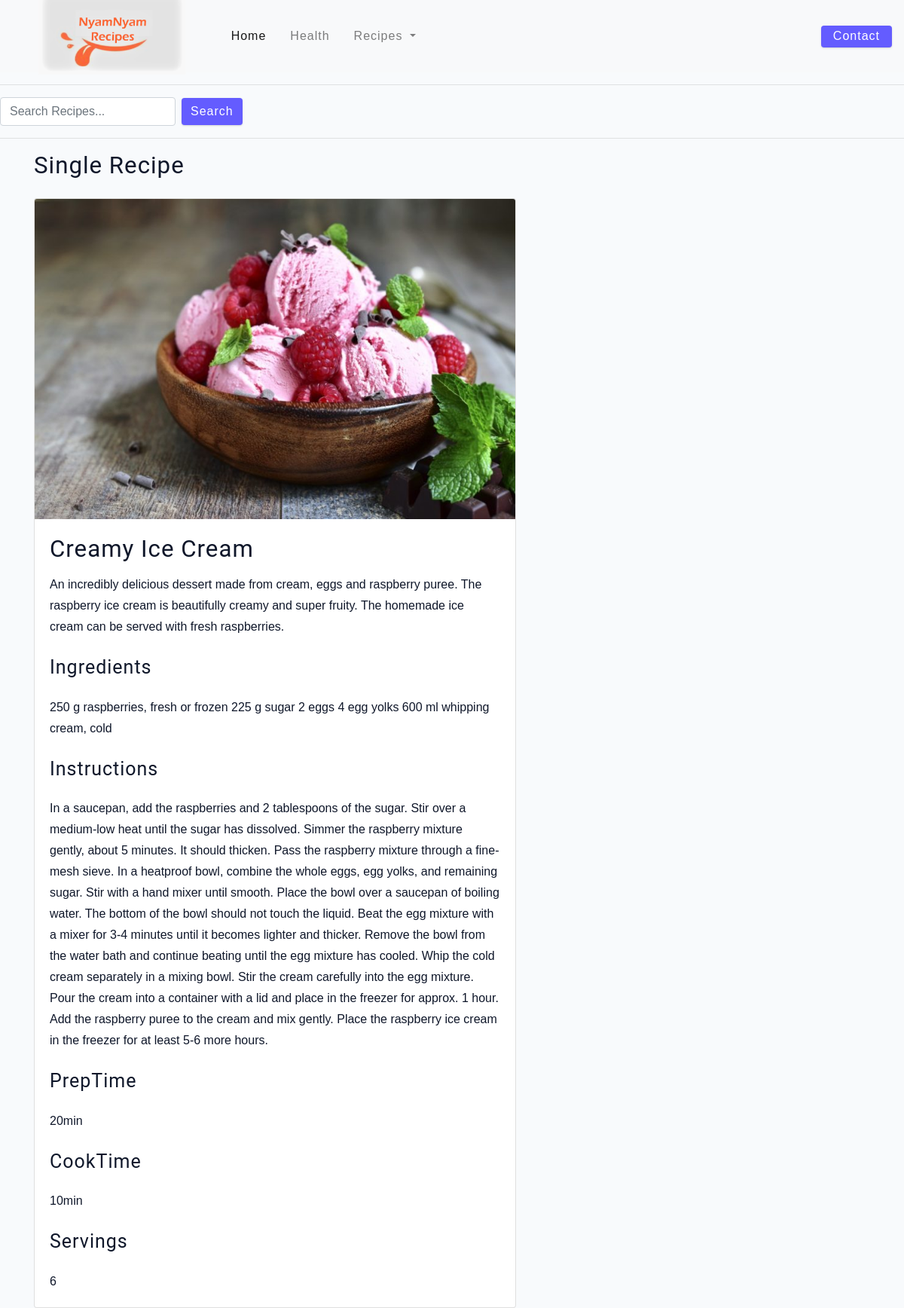
Screenshot of /single_bitings/2/ with the database file from the repository.
### recipes/models.py (models this page shows)
class Bitings(models.Model):
    Title = models.CharField(max_length=255)
    Image = models.ImageField(max_length=2083)
    Description = models.TextField()
    Instructions = models.TextField()
    Ingredients = models.TextField()
    PrepTime = models.CharField(max_length=5)
    CookTime = models.CharField(max_length=5)
    Servings = models.CharField(max_length=5)
    Price = models.FloatField()
    Quantity = models.IntegerField()

### recipes/views.py (the view)
# urls.py: path("single_bitings/<int:id>/", views.single_bitings, name="single_bitings"),
def single_bitings(request, id):
    single = Bitings.objects.get(id=id)
    context = {'single':single}
    return render(request, "single_recipe.html", context)

### templates/single_recipe.html
{% extends 'main.html' %}
{% load static %}
{% block content %}
    <h3>Single Recipe</h3>
    <div class="row">
            <div class =col>
                <div class="card" style="width: 40rem;">
                    <img src="{{ single.Image.url }}" class="card-img-top" alt="..."/>
                    <div class="card-body">
                        <h3 class="card-title">{{single.Title }}</h3>
                        <p class="card-text">{{ single.Description}}</p>
                        <h4>Ingredients</h4>
                        <p class="card-text">{{ single.Ingredients }}</p>
                        <h4>Instructions</h4>
                        <p class="card-text">{{ single.Instructions }}</p>
                        <h4>PrepTime</h4>
                        <p class="card-text">{{ single.PrepTime}}</p>
                        <h4>CookTime</h4>
                        <p class="card-text">{{ single.CookTime}}</p>
                        <h4>Servings</h4>
                        <p class="card-text">{{ single.Servings}}</p>
                    </div>
                </div>
            </div>
    </div>
{% endblock content %}

### static/css/main.css (style rules this page uses)
html { font-size: 100%; }
:root { --primary-100: #e2e0ff; --primary-200: #c1beff; --primary-300: #a29dff; --primary-400: #837dff; --primary-500: #645cff; --primary-600: #504acc; --primary-700: #3c3799; --primary-800: #282566; --primary-900: #141233; --grey-50: #f8fafc; --grey-100: #f1f5f9; --grey-200: #e2e8f0; --grey-300: #cbd5e1; --grey-400: #94a3b8; --grey-500: #64748b; --grey-600: #475569; --grey-700: #334155; --grey-800: #1e293b; --grey-900: #0f172a; --black: #222; --white: #fff; --red-light: #f8d7da; --red-dark: #842029; --green-light: #d1e7dd; --green-dark: #0f5132; --headingFont: 'Roboto', sans-serif; --bodyFont: 'Nunito', sans-serif; --smallText: 0.7em; --backgroundColor: var(--grey-50); --textColor: var(--grey-900); --borderRadius: 0.25rem; --letterSpacing: 1px; --transition: 0.3s ease-in-out all; --max-width: 1120px; --fixed-width: 600px; --shadow-1: 0 1px 3px 0 rgba(0, 0, 0, 0.1), 0 1px 2px 0 rgba(0, 0, 0, 0.06); --shadow-2: 0 4px 6px -1px rgba(0, 0, 0, 0.1), 0 2px 4px -1px rgba(0, 0, 0, 0.06); --shadow-3: 0 10px 15px -3px rgba(0, 0, 0, 0.1), 0 4px 6px -2px rgba(0, 0, 0, 0.05); --shadow-4: 0 20px 25px -5px rgba(0, 0, 0, 0.1), 0 10px 10px -5px rgba(0, 0, 0, 0.04); }
body { background: var(--backgroundColor); font-family: var(--bodyFont); font-weight: 400; line-height: 1.75; color: var(--textColor); }
p { margin-top: 0; margin-bottom: 1.5rem; max-width: 40em; }
h1, h2, h3, h4, h5 { margin: 0; margin-bottom: 1.38rem; font-family: var(--headingFont); font-weight: 400; line-height: 1.3; text-transform: capitalize; letter-spacing: var(--letterSpacing); }
h3 { font-size: 1.953rem; }
h4 { font-size: 1.563rem; }
::placeholder { font-family: inherit; color: var(--grey-400); }

### rows the page displays
Bitings: Image (picture), Title "Creamy Ice Cream", Description "An incredibly delicious dessert made from cream, eggs and raspberry puree. The raspberry ice cream is beautifully creamy and super fruity. The homemade ice cream can be served with fresh raspberries.", Ingredients "250 g raspberries, fresh or frozen 225 g sugar 2 eggs 4 egg yolks 600 ml whipping cream, cold", Instructions "In a saucepan, add the raspberries and 2 tablespoons of the sugar. Stir over a medium-low heat until the sugar has dissolved. Simmer the raspberry mixture gently, about 5 minutes. It should thicken. Pass the raspberry mixture through a fine-mesh sieve. In a heatproof bowl, combine the whole eggs, egg yolks, and remaining sugar. Stir with a hand mixer until smooth. Place the bowl over a saucepan of boiling water. The bottom of the bowl should not touch the liquid. Beat the egg mixture with a mixer for 3-4 minutes until it becomes lighter and thicker. Remove the bowl from the water bath and continue beating until the egg mixture has cooled. Whip the cold cream separately in a mixing bowl.…", PrepTime "20min", CookTime "10min", Servings "6"
